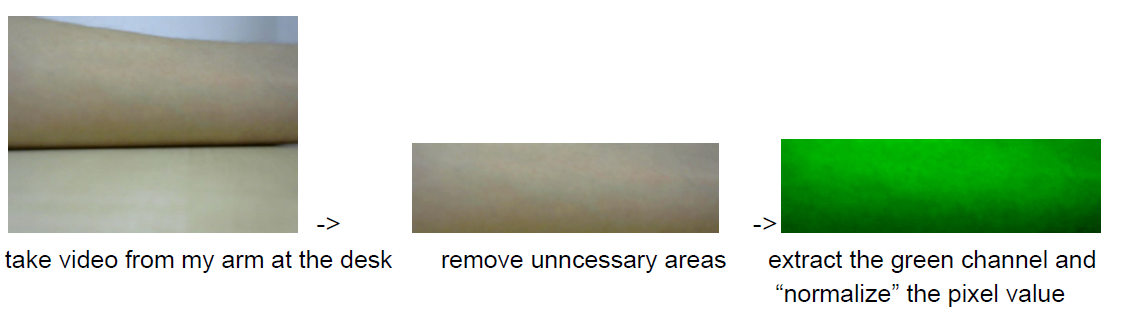
#> input picture 2.png, 1142 x 320 px, given in place of img15.png, which was not available
$ python chop_img.py
#> lines starting #> are read from the running program, lines starting #| are printed output that depends on the picture
import cv2
import argparse
import numpy as np


startFrame=15
endFrame=136

nFrame=startFrame

maxi=0
mini=255

#find max and mini
for count in range(startFrame, endFrame):
    print (maxi)
    print (mini)
    img = cv2.imread('output/img'+str(nFrame)+'.png')
#> img is the input picture: shape (320, 1142, 3); mean B, G, R 198.7, 214.2, 203.3

   # print(img.shape)
    H, W ,dim= img.shape
#> H = 320; W = 1142; dim = 3

    #chop image
    y=70
    newY=259
    crop_img = img[y:newY, ]
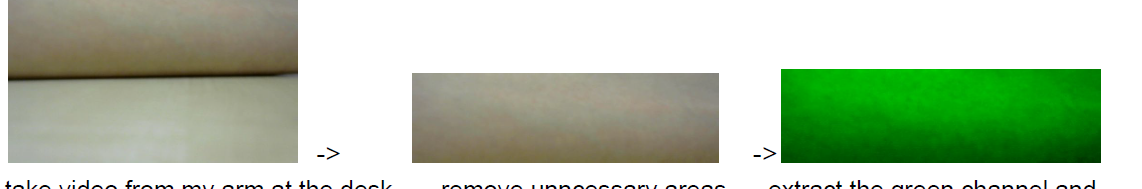
#> crop_img: shape (189, 1142, 3); mean B, G, R 171.6, 197.6, 179.6
    cv2.imshow("cropped", crop_img)
    #cv2.waitKey(0)

    success=cv2.imwrite('output/chop/img'+str(nFrame)+'.png',crop_img)

    nFrame=nFrame+1
#> pass 2 of the loop `for count in range(startFrame, endFrame):`:
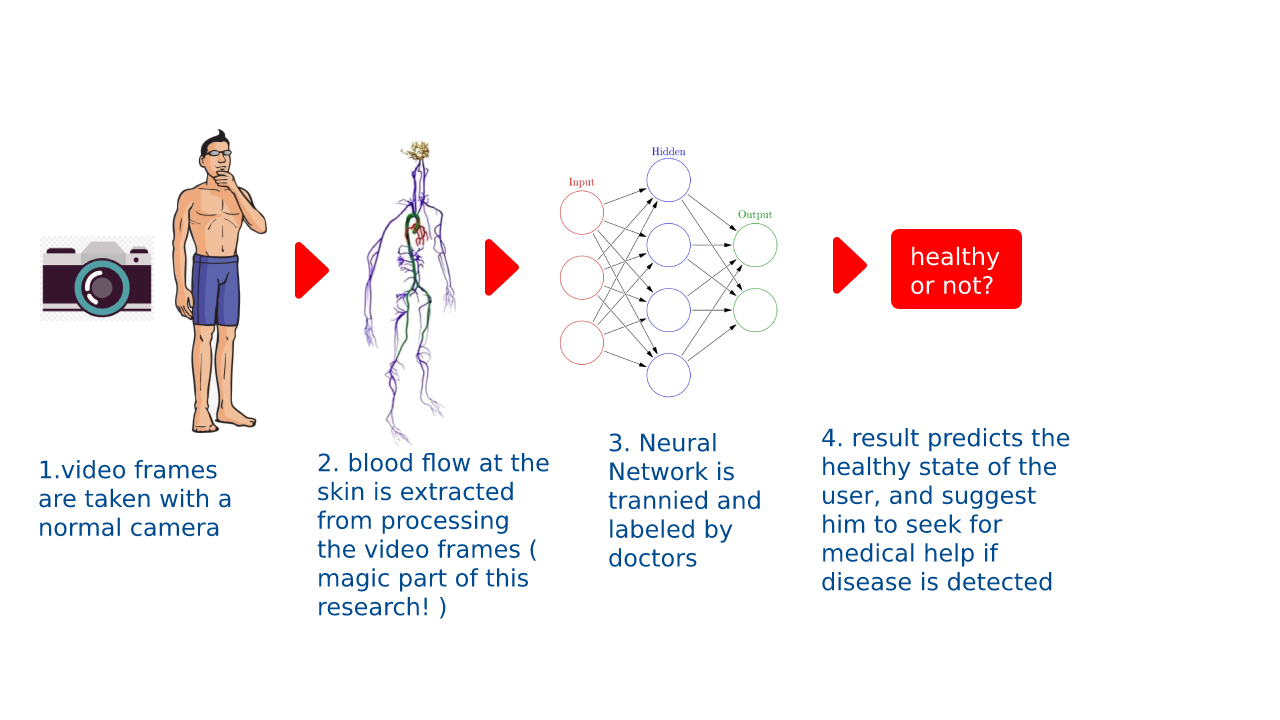
#> input picture New Project (5).png, 1280 x 720 px, given in place of img16.png, which was not available
#> img is the input picture: shape (720, 1280, 3); mean B, G, R 245.3, 243.8, 246.8
#> `crop_img = img[y:newY, ]`:
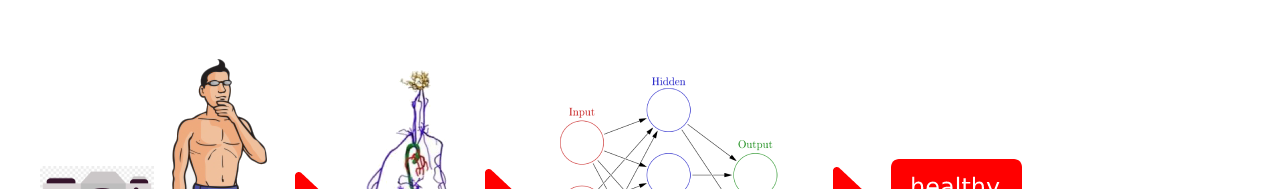
#> crop_img: shape (189, 1280, 3); mean B, G, R 244.5, 245, 251.3
#> (the run stopped early here; a loop or call above may not have finished)
